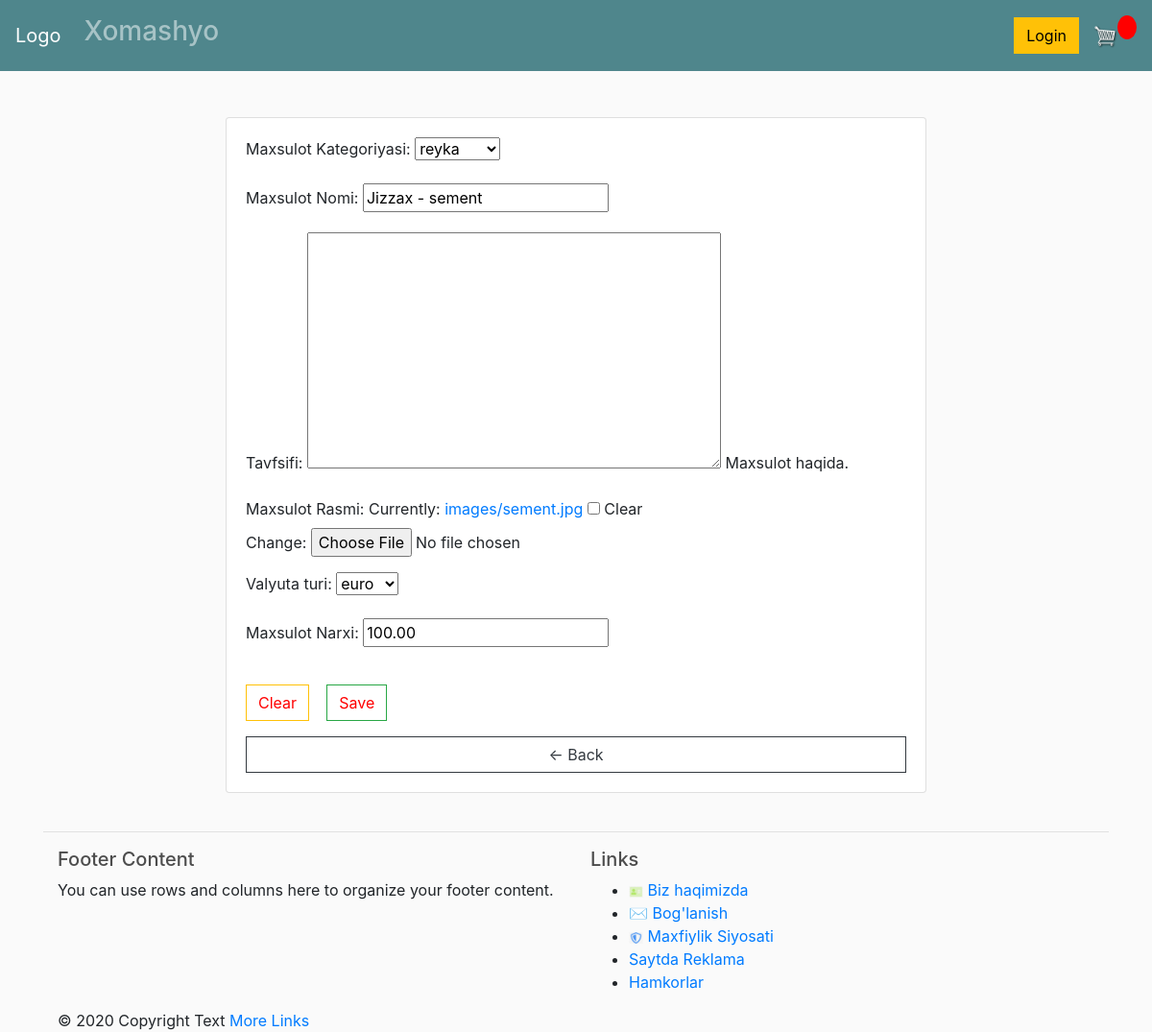
Screenshot of /6/update/ with the database file from the repository.
### Product/models.py (models this page shows, shortened)
class Product(models.Model):
	name        = models.CharField( verbose_name='Maxsulot Nomi', max_length=250, )
	category    = models.ForeignKey( "Category",
                verbose_name = 'Maxsulot Kategoriyasi',
                related_name = 'product_name',
                on_delete    = models.CASCADE
            )
	description = models.TextField( verbose_name='Tavfsifi', help_text="Maxsulot haqida.", blank=True, null=True, )
	image       = models.ImageField( #default image
                upload_to='images',
                max_length=255,
                verbose_name='Maxsulot Rasmi',
                blank=True,
                null=True
            )
	class CurrecyChoice(models.TextChoices):
		SUM="so\'m",_('so\'m')
		USD='$',_('dollor')
		EUR='euro',_('euro')
		RUB='ruble',_('ruble')
		__empty__=_('')
	currency    = models.CharField( verbose_name='Valyuta turi', max_length=5,
                choices=CurrecyChoice.choices,
                default=CurrecyChoice.__empty__,
            )
	price       = models.DecimalField( verbose_name='Maxsulot Narxi', max_digits=10, decimal_places=2, default=100,
                validators=(
                    MinValueValidator(100),
                    MaxValueValidator(100000000),
                )
            )
	published_at = models.DateTimeField( auto_now_add=True )
	updated_at  =models.DateTimeField( auto_now=True )
	class Meta:
		verbose_name = 'Product'
		verbose_name_plural = 'Products'

class Category(models.Model):
    name = models.CharField( verbose_name='Kategoriya Nomi', max_length=250, unique=True, )
    class Meta:
        verbose_name = 'Category'
        verbose_name_plural = 'Categories'
    def __str__(self):
        return self.name

### Product/views.py (the view, shortened to what this page needs)
# urls.py: path('<int:id>/update/',    Product_Update_View.as_view(), name='product-update'),
class Product_Update_View(ProductObjectMixin, View):
	template_name='ProductPages/product-update.html'
	context={}
	def get(self, request, id=None, *args, **kwargs):
		product=self.get_object()
		form=ProductCreate(instance=product)
		self.context={ 'form' : form , 'id':id}
		return render(
            request,
            self.template_name,
            self.context,
	    )

### Product/forms.py
class ProductCreate(forms.ModelForm):
	class Meta:
		model=Product
		fields=(
			'category',
			'name',
			'description',
			'image',
			'currency',
			'price',
		)

### Product/views.py (called while the page is built)
    def get_object(self):
        obj=None
        id=self.kwargs.get(self.url_lookup)
        if id is not None:
            obj=get_object_or_404(self.model, id=id)
        return obj

### templates/ProductPages/product-update.html (shortened to what this page needs)
{% extends "ProductPages/base.html" %} {% block content %}
<br>
<div class="row justify-content-center">
    <div class="col-md-8">
        <div class="card card-body">
            <form enctype="multipart/form-data" method="post" action="">
                {% csrf_token %}{{ form.as_p }}
                <p style="margin-top: 5%;">
                    <button type="reset" class="btn btn-outline-warning" style="color: red; margin-right: 2%;">Clear</button>
                    <input class="btn btn-outline-success" style="color: red" type="submit" value="Save">
                </p>
            </form>
            <a class="btn btn-outline-dark" href="{% url 'Products:product-detail' id %}">&#8592; Back</a>
        </div>
    </div>
</div>
{% endblock %}{% url 'Products:product-detail' id %}

### static/css/main.css (style rules this page uses)
body { background-color: hsl(0, 0%, 98%); }
.btn { border-radius: 0; }

### rows the page displays
Product: category "reyka", currency "euro", price "100.00"
Category: name "Jizzax - sement"
